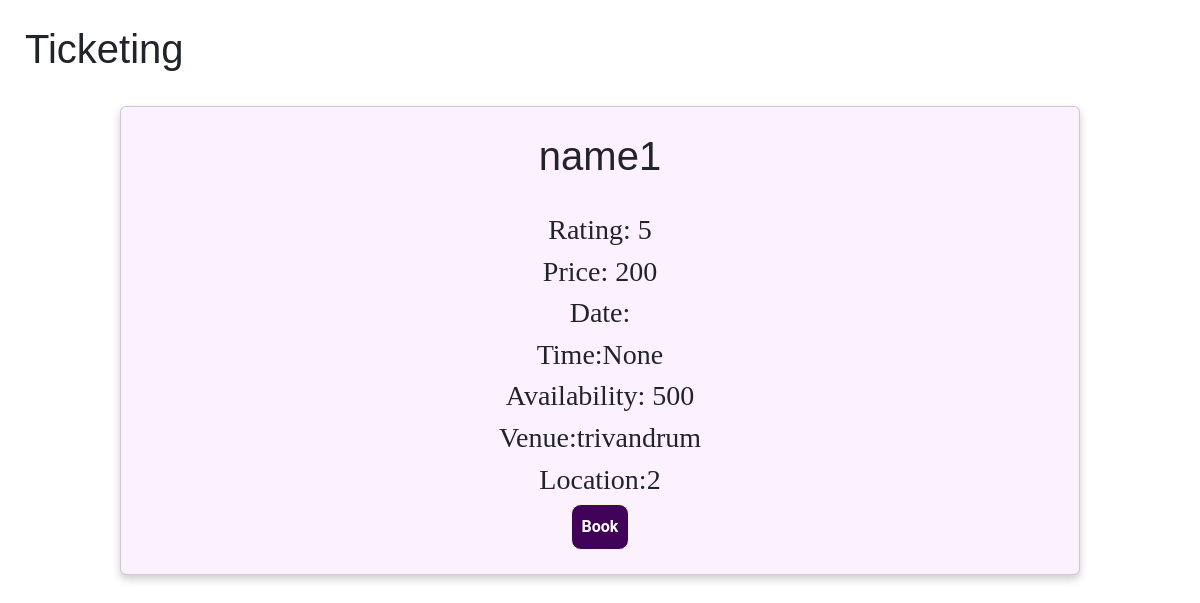
The app's page /show/1, older data.
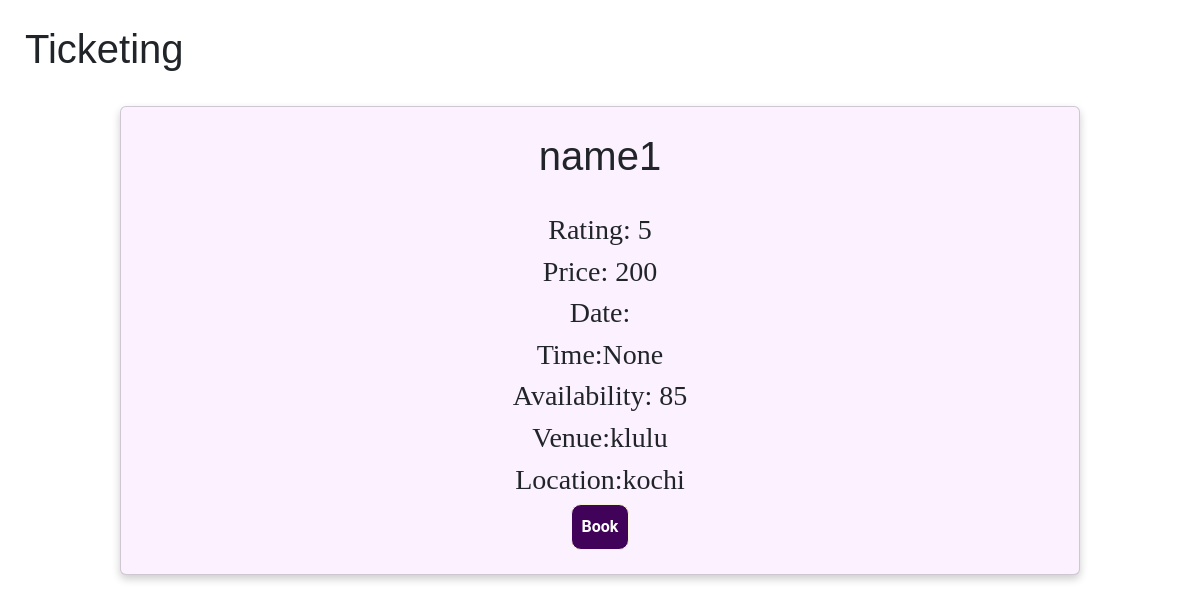
The same page, newer data.
### app.py (models this page shows)
class Shows(db.Model):
    _tablename_ = 'shows'
    show_id = db.Column(db.Integer, primary_key=True, autoincrement=True)
    show_name = db.Column(db.String, unique=True, nullable=False)
    rating = db.Column(db.Integer)
    price = db.Column(db.Integer, nullable=False)
    date = db.Column(db.String)
    time = db.Column(db.String)
    availability=db.Column(db.Integer)
    venue_id = db.Column(db.Integer, db.ForeignKey('venue.venue_id'))
    ratingno = db.Column(db.Integer)

class Venue(db.Model):
    _tablename_ = 'venue'
    venue_id = db.Column(db.Integer, primary_key=True, autoincrement=True)
    venue_name = db.Column(db.String, unique=True, nullable=False)
    location = db.Column(db.String)
    capacity = db.Column(db.Integer)
    rating = db.Column(db.Integer)
    ratingno = db.Column(db.Integer)

### app.py (the view)
@app.route('/show/<show_id>',methods=['GET'])
def show(show_id):
    show_id=show_id
    conn = sqlite3.connect("database.sqlite3")
    cur = conn.cursor()
    sql="""select * from shows inner join venue on shows.venue_id=venue.venue_id where show_id=?"""
    cur.execute(sql,(show_id,))
    shows = cur.fetchall()
    cur.close()
    return render_template('show.html',show=shows[0])

### templates/show.html (shortened to what this page needs)
{% extends "base.html" %}
{% block body %}
<h1>Ticketing</h1>
<div class="card">
    <h1>{{show[1]}}</h1>
    <div>
        <h3>Rating: {{show[2]}} </h3>
    </div>
    <div>
        <h3>Price: {{show[3]}}</h3>
    </div>
    <div>
        <h3>Date:{{show[4]}} </h3>
    </div>
    <div>
        <h3>Time:{{show[5]}} </h3>
    </div>
    <div>
        <h3>Availability: {{show[7]}}</h3>
    </div>
    <div>
        <h3>Venue:{{show[10]}} </h3>
    </div>
    <div>
        <h3>Location:{{show[11]}} </h3>
    </div>
    <a href='/booking/{{show[0]}}'><button>Book</button></a>
</div>
{% endblock%}

Row changes from the older to the newer data that the page shows:
changed Shows "name1": availability "500" → "85"
changed Venue: venue_name "trivandrum" → "klulu"; location "2" → "kochi"
